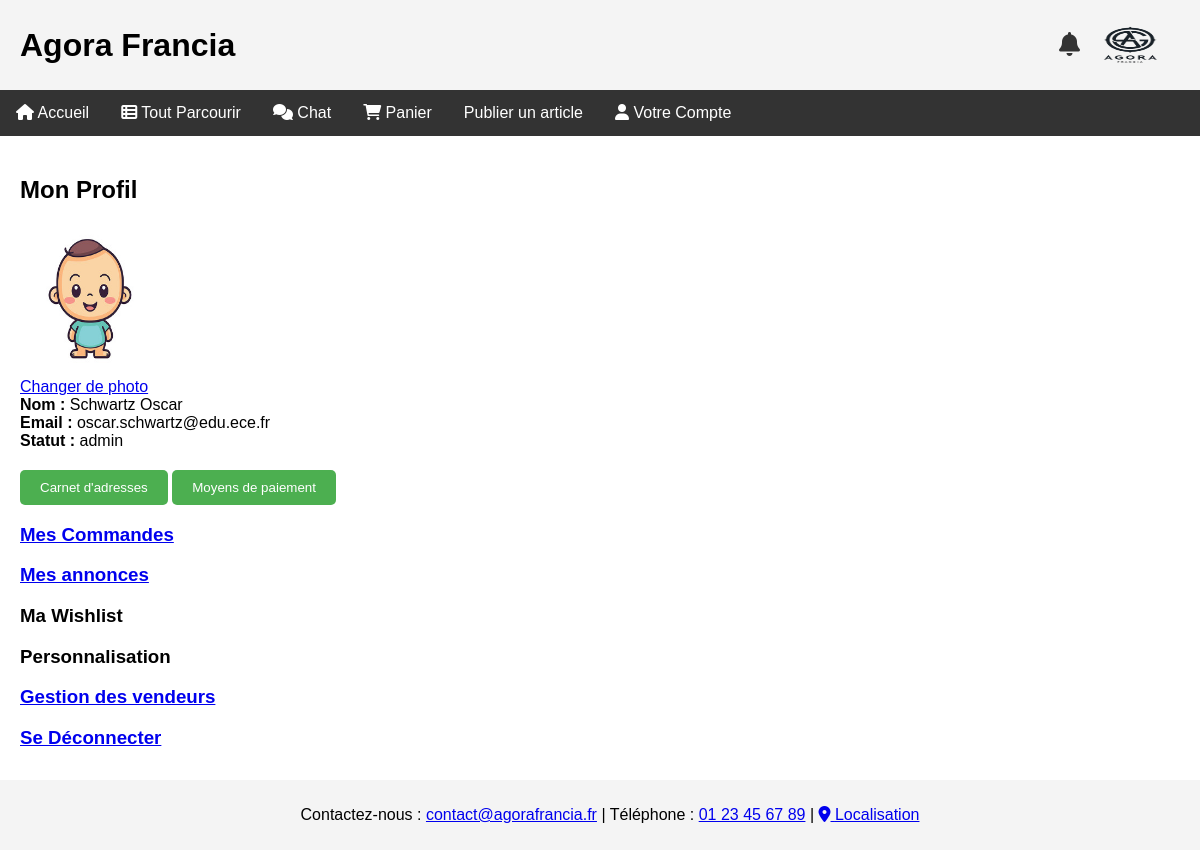
Page /profile.php (signed in) on the committed database.
### tables this page shows
CREATE TABLE `utilisateurs` (
  `id` int(11) NOT NULL,
  `nom` varchar(50) DEFAULT NULL,
  `prenom` varchar(50) DEFAULT NULL,
  `email` varchar(100) DEFAULT NULL,
  `mot_de_passe` varchar(255) DEFAULT NULL,
  `adresse` text DEFAULT NULL,
  `ville` varchar(50) DEFAULT NULL,
  `code_postal` varchar(20) DEFAULT NULL,
  `pays` varchar(50) DEFAULT NULL,
  `type_utilisateur` enum('admin','vendeur','acheteur') DEFAULT NULL,
  `photo` varchar(255) DEFAULT NULL,
  `image_fond` varchar(255) DEFAULT NULL
);

### profile.php (the view, shortened to what this page needs)
<?php
include 'db_connect.php';
$user_id = $_SESSION['user_id'];
$stmt = $pdo->prepare("SELECT * FROM utilisateurs WHERE id = ?");
$stmt->execute([$user_id]);
$user = $stmt->fetch();
?>
<!DOCTYPE html>
<html lang="fr">
<head>
    <link href="style.css" rel="stylesheet" type="text/css" />
    <link rel="stylesheet" href="https://cdnjs.cloudflare.com/ajax/libs/font-awesome/6.0.0-beta3/css/all.min.css">
</head>
<body>
<div class="wrapper">
    <div class="header">
        <h1>Agora Francia</h1>
        <div class="logo-notification">
            <a href="notifications.php" class="notification-icon"><i class="fas fa-bell"></i></a>
            <img src="logo.png" width="100" height="100" alt="logoAgora">
        </div>
    </div>
    <div class="navigation">
        <a href="index.html"><i class="fas fa-home"></i> Accueil</a>
        <a href="browse.php"><i class="fas fa-th-list"></i> Tout Parcourir</a>
        <a href="chat.php"><i class="fas fa-comments"></i> Chat</a>
        <a href="cart.php"><i class="fas fa-shopping-cart"></i> Panier</a>
        <?php if (isset($_SESSION['user_id'])): ?>
            <a href="publish_article.php">Publier un article</a>
        <?php endif; ?>
        <div class="dropdown">
            <a href="#votrecompte" class="dropbtn"><i class="fas fa-user"></i> Votre Compte</a>
        </div>
    </div>
    <div class="section">
        <h2>Mon Profil</h2>
        <img src="<?php echo htmlspecialchars($user['photo']); ?>" alt="Photo de Profil" width="150" height="150"><br>
        <a href="upload_photo.php">Changer de photo</a><br>
        <strong>Nom :</strong> <?php echo htmlspecialchars($user['prenom'] . ' ' . $user['nom']); ?><br>
        <strong>Email :</strong> <?php echo htmlspecialchars($user['email']); ?><br>
        <strong>Statut :</strong> <?php echo htmlspecialchars($user['type_utilisateur']); ?><br>
        <button id="toggle-addresses" class="btn">Carnet d'adresses</button>
        <button id="toggle-payments" class="btn">Moyens de paiement</button>
        <h3><a href="mes_commandes.php">Mes Commandes</a></h3>
        <h3><a href="mes-annonces.php">Mes annonces</a></h3>
        <h3>Ma Wishlist</h3>
        <h3>Personnalisation</h3>
        <?php if ($user['type_utilisateur'] == 'admin'): ?>
            <h3><a href="manage_sellers.php" class="btn">Gestion des vendeurs</a></h3>
        <?php endif; ?>
        <h3><a href="logout.php">Se Déconnecter</a></h3>
    </div>
    <footer class="footer">
        <p>Contactez-nous : <a href="mailto:contact@agorafrancia.fr">contact@agorafrancia.fr</a> | Téléphone : <a href="tel:+33123456789">01 23 45 67 89</a> | <a href="https://www.google.fr/maps/place/37+Quai+de+Grenelle,+75015+Paris/@48.8515004,2.2846575,17z/data=!3m1!4b1!4m6!3m5!1s0x47e6700497ee3ec5:0xdd60f514adcdb346!8m2!3d48.8515004!4d2.2872324!16s%2Fg%2F11bw3y1mf8?entry=ttu" target="_blank"><i class="fas fa-map-marker-alt"></i> Localisation</a>
        </p>
    </footer>
</div>
</body>
</html>

### style.css (style rules this page uses)
body { font-family: Arial, sans-serif; margin: 0; padding: 0; }
.wrapper { width: 100%; margin: 0 auto; min-height: 100vh; position: relative; padding-bottom: 50px; }
.header { background: #f4f4f4; padding: 20px; text-align: center; display: flex; justify-content: space-between; align-items: center; }
.header img { height: 50px; }
.header h1 { margin: 0; }
.navigation { background: #333; color: white; overflow: hidden; }
.navigation a { float: left; display: block; color: white; text-align: center; padding: 14px 16px; text-decoration: none; }
.section { padding: 20px; }
.footer { background: #f4f4f4; text-align: center; padding: 10px; position: fixed; bottom: 0; width: 100%; height: 50px; }
.logo-notification { display: flex; align-items: center; }
.notification-icon { margin-left: 10px; font-size: 24px; color: #333; }
.dropdown { float: left; overflow: hidden; }
.dropdown .dropbtn { font-size: 16px; border: none; outline: none; color: white; padding: 14px 16px; background-color: inherit; font-family: inherit; margin: 0; }
#toggle-addresses, #toggle-payments, #toggle-orders, #toggle-logout { display: inline-block; margin-top: 20px; padding: 10px 20px; background-color: #4CAF50; color: white; border: none; border-radius: 5px; cursor: pointer; }

### rows in the picture
utilisateurs: photo (picture), prenom+nom "Schwartz Oscar", email "oscar.schwartz@edu.ece.fr", type_utilisateur "admin"
